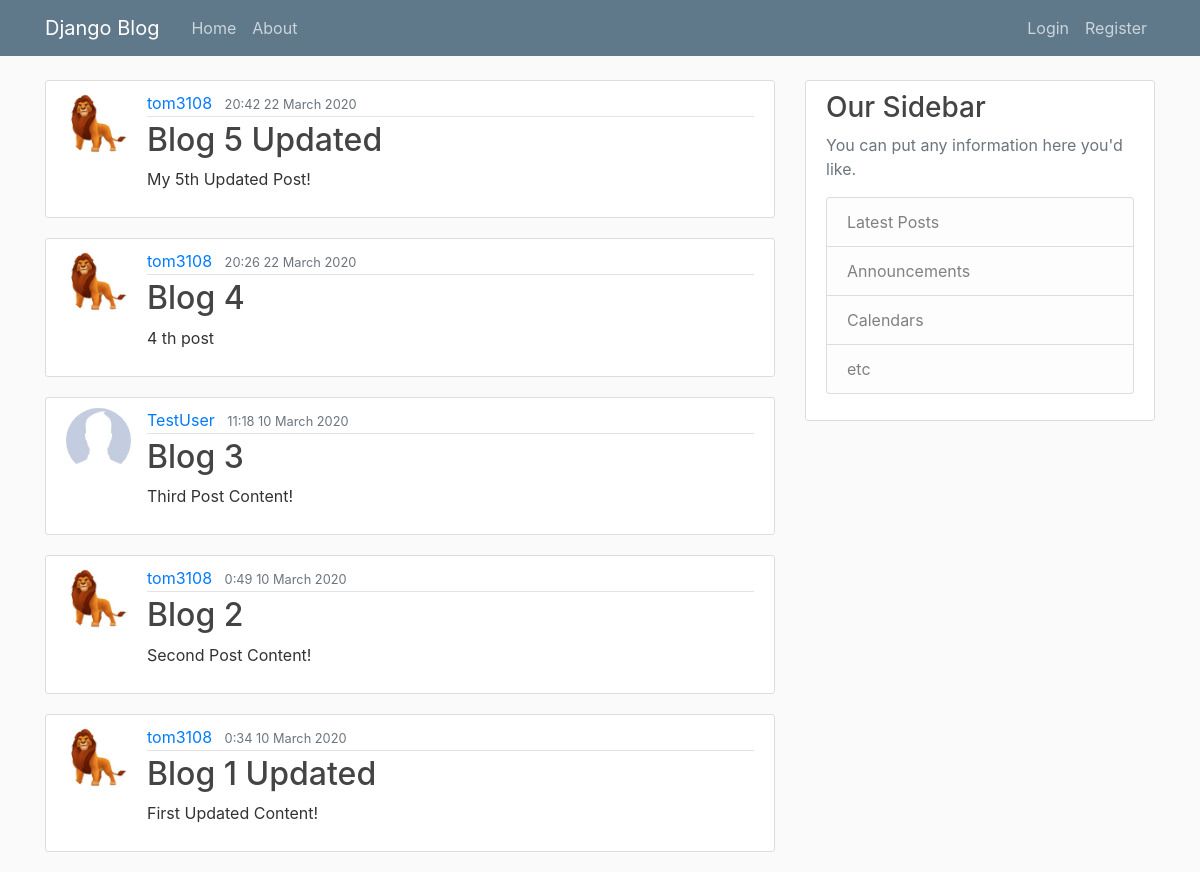
The page /blog/ on the database as committed earlier.
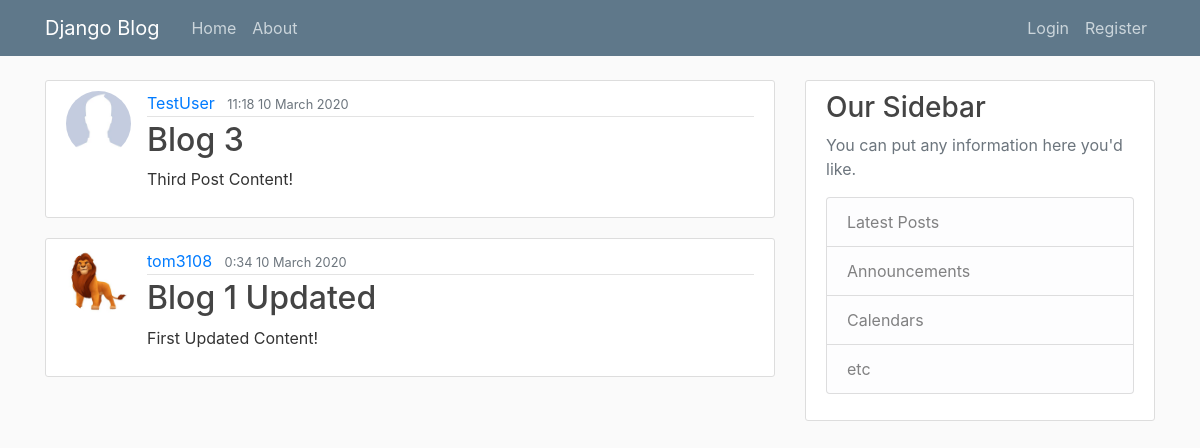
The same page on the database as committed later.
### blog/models.py (models this page shows, shortened)
class Post (models.Model):
	title = models.CharField(max_length=100)
	content = models.TextField()
	date_posted = models.DateTimeField(default=timezone.now)
	author = models.ForeignKey(User, on_delete=models.CASCADE)

### users/models.py (models this page shows, shortened)
class Profile(models.Model):
    user = models.OneToOneField(User, on_delete=models.CASCADE)
    image = models.ImageField(default='default.jpg', upload_to='profile_pics')

### blog/views.py (the view)
# urls.py: path('', PostListView.as_view(), name='blog-home'),
class PostListView(ListView):
    model = Post
    template_name = 'blog/home.html'  # <app>/<model>_<viewtype>.html
    context_object_name = 'posts'
    ordering = ['-date_posted']
    paginate_by = 5

### blog/templates/blog/home.html
{% extends 'blog/base.html' %}
{% block content %}
	{% for post in posts %}
		<article class="media content-section">
			<img class = "rounded-circle article-img" src=" {{ post.author.profile.image.url }} ">
		  <div class="media-body">
		    <div class="article-metadata">
		      <a class="mr-2" href="#">{{ post.author }}</a>
		      <small class="text-muted">{{ post.date_posted|date:"G:i  d F Y" }}</small>
		    </div>
		    <h2><a class="article-title" href="{% url 'post-detail' post.id %}">{{ post.title }}</a></h2>
		    <p class="article-content">{{ post.content }}</p>
		  </div>
		</article>
	{% endfor %}
{% endblock %}

Rows that differ between the two databases and show on the page:
removed Post: author.profile.image (picture), author "tom3108", date_posted "20:42 22 March 2020", title "Blog 5 Updated", content "My 5th Updated Post!"
removed Post: author.profile.image (picture), author "tom3108", date_posted "20:26 22 March 2020", title "Blog 4", content "4 th post"
removed Post: author.profile.image (picture), author "tom3108", date_posted "0:49 10 March 2020", title "Blog 2", content "Second Post Content!"
